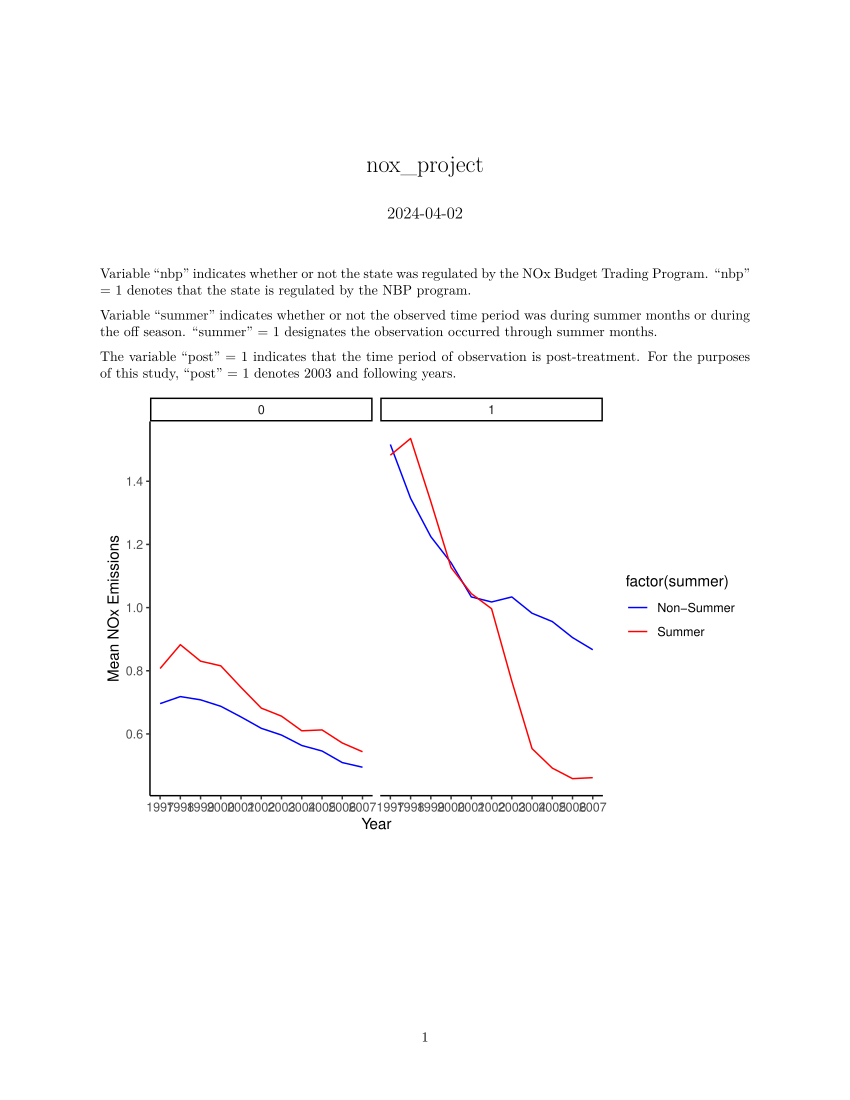

The R source for this figure:
#loading packages
library(pacman)
p_load(dplyr, tidyverse, haven, ggplot2, magrittr, broom, plm, did, lmtest, miceadds)

#loading data 
nbp_data = read_dta('nbp.dta')
nbp_avg = nbp_data %>%
  group_by(year, summer, nbp) %>%
  summarise(nox_emit = sum(nox_emit, na.rm = T))

#pre-treatment
nbp_pre_data = nbp_data %>%
  filter(post == 0)

#nbp avg treatment = 1
nbp_avg1 = nbp_avg %>%
  filter(nbp == 1)
#nbp avg treatment = 0 
nbp_avg2 = nbp_avg %>%
  filter(nbp == 0)
#nbp raw treatment = 1
nbp_data1 = nbp_data %>%
  filter(nbp == 1)
#nbp raw treatment = 0
nbp_data2 = nbp_data %>%
  filter(nbp == 0)
  
#making graphs to denote NOx in treated states
#Calculate mean NOx emissions for summer and non-summer months
mean_nox = aggregate(nox_emit ~ year + summer, data = nbp_data, FUN = mean)

#Plot mean NOx emissions over time
#both nbp = 1 & nbp = 0 states
plot1 = ggplot(nbp_avg, aes(x = year, y = nox_emit/1000, color = factor(summer))) +
  geom_line() +
  facet_wrap(~ nbp) +
  labs(x = "Year", y = "Mean NOx Emissions") +
  scale_x_continuous(breaks = seq(1997, 2008, by = 1)) + 
  scale_color_manual(values = c("blue", "red"), labels = c("Non-Summer", "Summer")) +
  theme_classic()
plot1
#nbp = 1
plot2 = ggplot(nbp_avg1, aes(x = year, y = nox_emit/1000, color = factor(summer))) +
  geom_line() +
  labs(x = "Year", y = "Mean NOx Emissions") +
  scale_x_continuous(breaks = seq(1997, 2008, by = 1)) + 
  scale_color_manual(values = c("blue", "red"), labels = c("Non-Summer", "Summer")) +
  theme_classic()
plot2
#nbp = 0
plot3 = ggplot(nbp_avg2, aes(x = year, y = nox_emit/1000, color = factor(summer))) +
  geom_line() +
  labs(x = "Year", y = "Mean NOx Emissions") +
  scale_x_continuous(breaks = seq(1997, 2008, by = 1)) + 
  scale_color_manual(values = c("blue", "red"), labels = c("Non-Summer", "Summer")) +
  theme_classic()
plot3

#nbp states first

#calculate statistical test of parallel trends
#Define the DiD model formula
nbp_nox_did_regr1 = lm(nox_emit ~ summer + year + year:summer, 
                       cluster = "state_season_cluster",
                       data = nbp_pre_data)
summary(nbp_nox_did_regr1)

#calculate difference-in-difference regression for panel A
#non-clustered regression 
nbp_nox_did_regr2 = lm(nox_emit ~ summer + post + summer*post, 
                   data = nbp_data1)
summary(nbp_nox_did_regr2)

#creating item to cluster 
#questionable rationale to create this cluster --> more reasonable cluster would be at pure state level
nbp_data1$state_season_cluster = paste(nbp_data1$fips_state, nbp_data1$summer, sep = "_")

#clustered regression
nbp_nox_did_regr_cluster = lm.cluster(nox_emit ~ summer + post + summer*post,
                                   cluster = 'state_season_cluster',
                                   data = nbp_data1)
nox_cluster_df = data.frame(summary(nbp_nox_did_regr_cluster))


#non-nbp states DID model
#create item to cluster
nbp_data2$state_season_cluster = paste(nbp_data2$fips_state, nbp_data2$summer, sep = "_")

#clustered regression
non_nbp_nox_did_regr_cluster = lm.cluster(nox_emit ~ summer + post + summer*post,
                                      cluster = 'state_season_cluster',
                                      data = nbp_data2)
non_nox_cluster_df = data.frame(summary(non_nbp_nox_did_regr_cluster))

#triple diff regression
#create item to cluster
nbp_data$state_season_cluster = paste(nbp_data$fips_state, nbp_data$summer, sep = "_")

#triple-diff regression
full_nbp_nox_did_regr_cluster = lm.cluster(nox_emit ~ summer + post + nbp + summer*post + summer*nbp + post*nbp + summer*post*nbp,
                                           cluster = 'state_season_cluster',
                                           data = nbp_data)
full_nox_cluster_df = data.frame(summary(full_nbp_nox_did_regr_cluster))

#estimate total NOx reduction over time = TE from triple-diff * time duration (2003 - 2007)


#re-estimate model as 2-way fixed effects model
out = lm(data = nbp_data1,
            nox_emit ~ summer*post + factor(fips_state) + factor(year),
                               cluster = ~fips_state)

summary(out)

nbp_data1$residuals = nbp_data1$nox_emit - predict(out, newdata = nbp_data1)
nbp_data1$prediction = predict(out, newdata = nbp_data1)

#new graph demonstrating fixed-effects model based on state, year, and treatment
plot4 = ggplot(data = nbp_data1,
       aes(x = year,
           y = prediction,
           color = factor(fips_state))) +
geom_line () +
facet_wrap(~ summer) +
theme(legend.position = "none")
plot4
